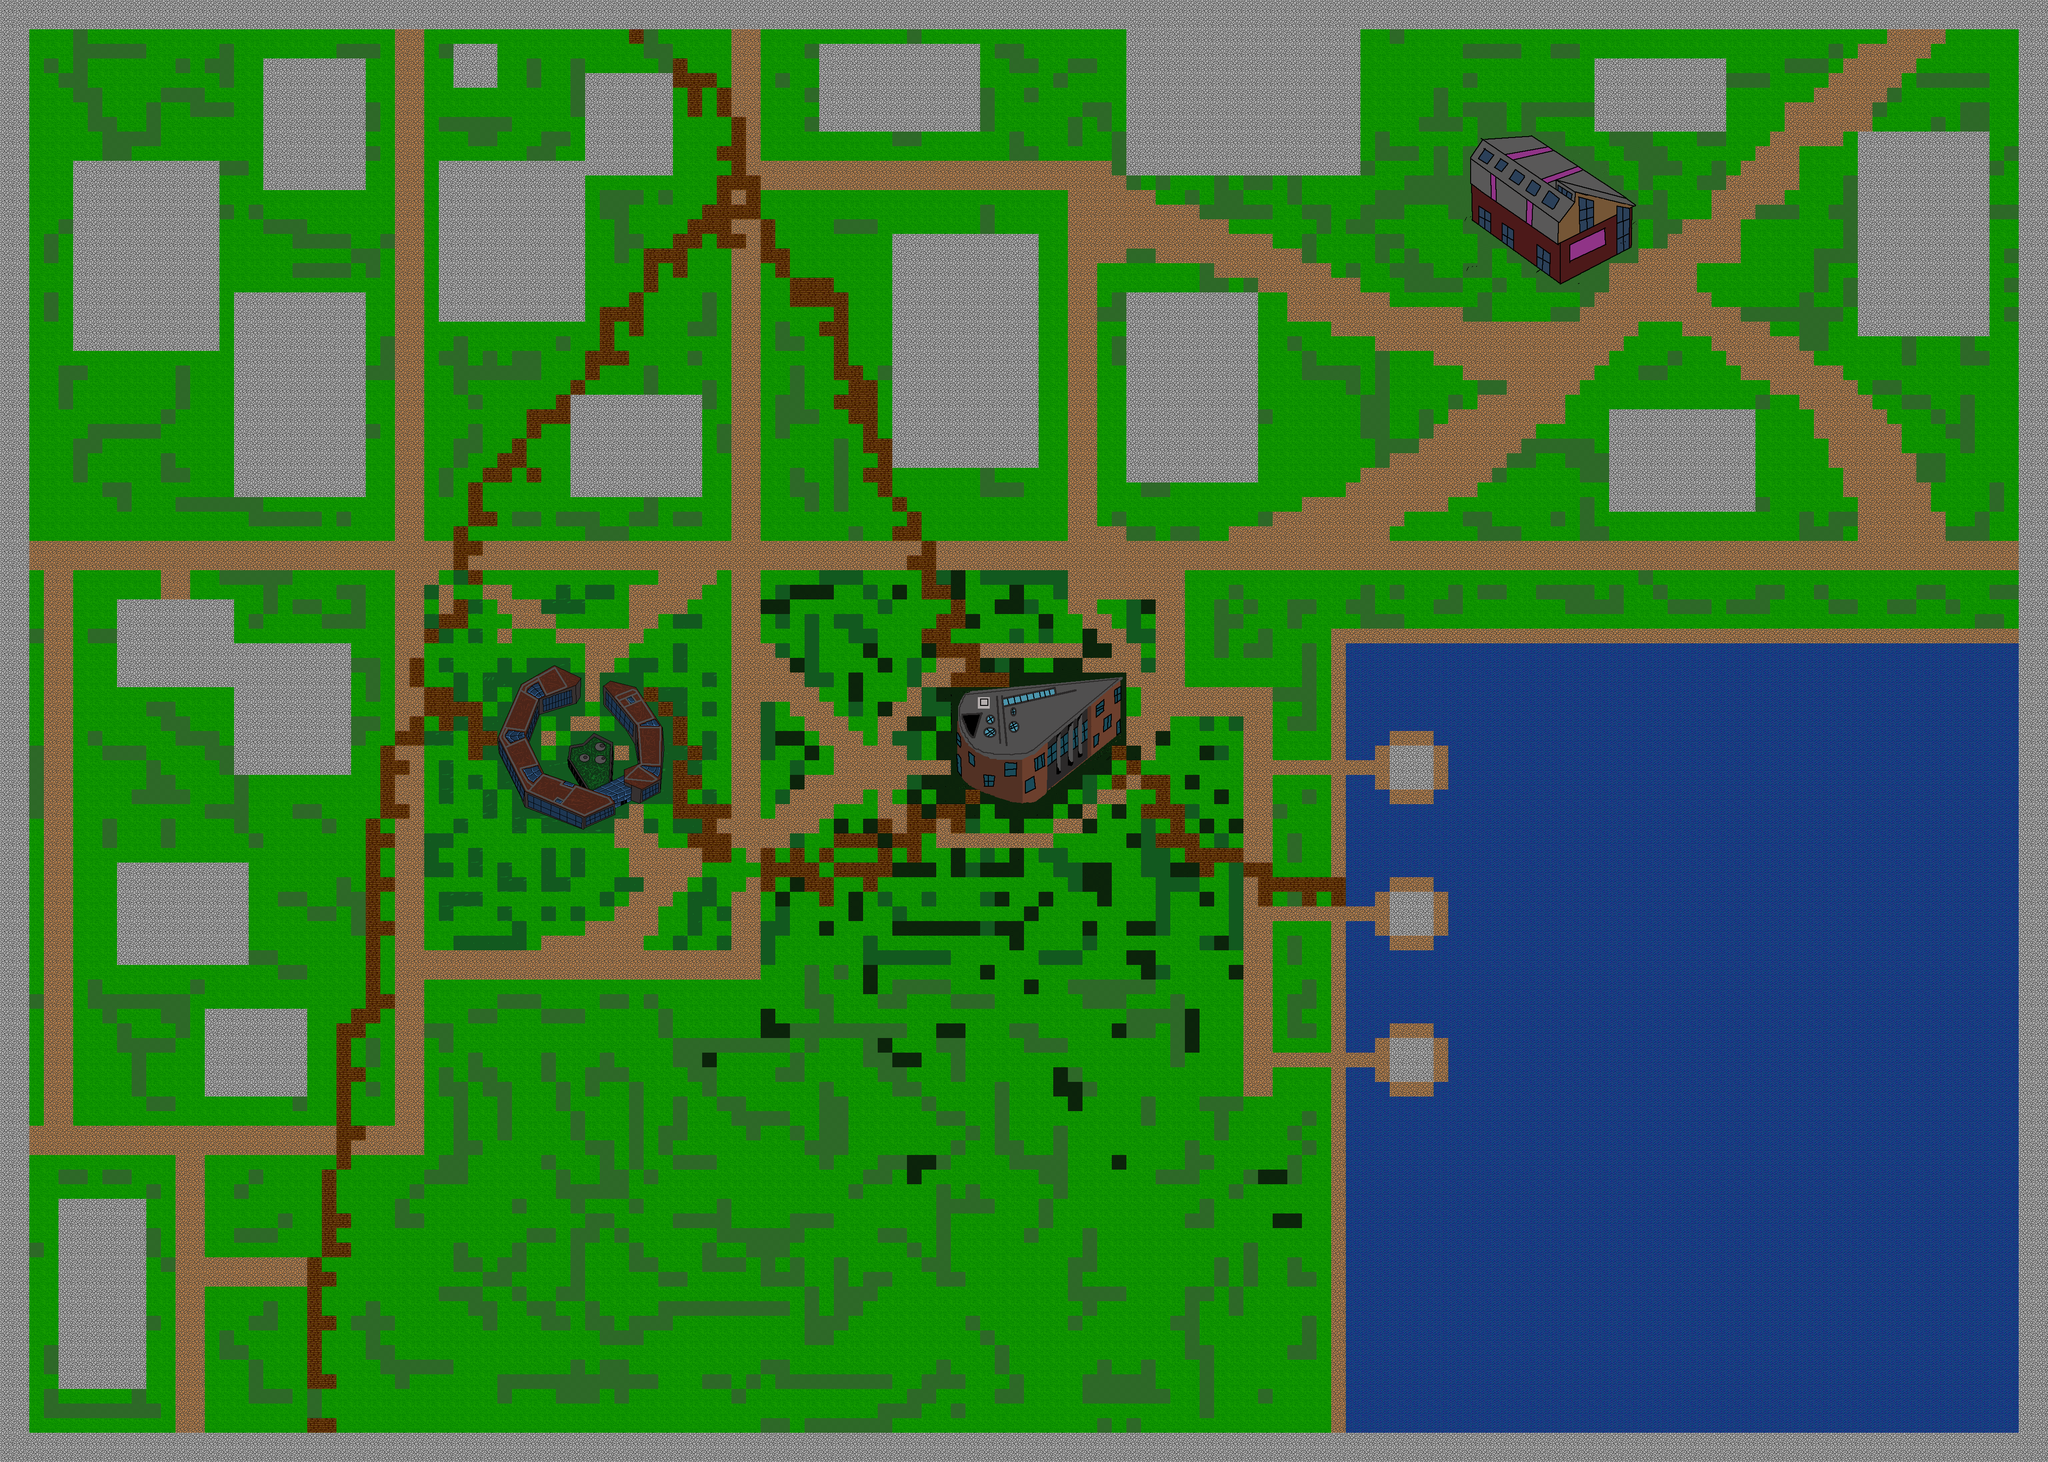

A level layout from a 2D game, rendered from its tile map. Below: a short description, then the map file with tile-grid data replaced by summaries:
An orthogonal 140x100 tile map with 32x32 px tiles, 2 tile layers (Background, Foreground), 5 tilesets and 1 object.

<map version="1.2" tiledversion="1.2.1" orientation="orthogonal" renderorder="right-down" width="140" height="100" tilewidth="32" tileheight="32" infinite="0" nextlayerid="13" nextobjectid="1">
 <tileset firstgid="1" source="Zelda.tsx" />
 <tileset firstgid="1520" name="Test" tilewidth="32" tileheight="32" tilecount="483" columns="23">
  <image source="33cu7fc.png" width="736" height="672" />
  <tile id="1">
   <properties>
    <property name="blocked" value="" />
   </properties>
  </tile>
  <tile id="3">
   <animation>
    <frame tileid="3" duration="100" />
    <frame tileid="4" duration="120" />
    <frame tileid="5" duration="120" />
   </animation>
  </tile>
  <tile id="23">
   <properties>
    <property name="blocked" value="" />
   </properties>
   <objectgroup draworder="index">
    <object id="1" x="19.6736" y="16.8036" width="3.76685" height="5.69558" rotation="-248.749">
     <ellipse />
    </object>
   </objectgroup>
  </tile>
  <tile id="24">
   <properties>
    <property name="blocked" value="" />
   </properties>
  </tile>
  <tile id="25">
   <properties>
    <property name="blocked" value="" />
   </properties>
  </tile>
  <tile id="26">
   <properties>
    <property name="blocked" value="" />
   </properties>
  </tile>
  <tile id="49">
   <properties>
    <property name="blocked" value="" />
   </properties>
  </tile>
  <tile id="65">
   <properties>
    <property name="blocked" value="" />
   </properties>
  </tile>
  <tile id="92">
   <properties>
    <property name="blocked" value="" />
   </properties>
  </tile>
  <tile id="276">
   <properties>
    <property name="blocked" value="" />
   </properties>
  </tile>
  <tile id="277">
   <properties>
    <property name="blocked" value="" />
   </properties>
  </tile>
  <tile id="279">
   <properties>
    <property name="blocked" value="" />
   </properties>
  </tile>
  <tile id="280">
   <properties>
    <property name="blocked" value="" />
   </properties>
  </tile>
  <tile id="353">
   <properties>
    <property name="blocked" value="" />
   </properties>
  </tile>
 </tileset>
 <tileset firstgid="2003" source="cs.tsx" />
 <tileset firstgid="2228" source="roncooke.tsx" />
 <tileset firstgid="2372" source="constantine.tsx" />
 <layer id="10" name="Background" width="140" height="100">
  <data>[14000 cells, 14000 non-empty, 338 distinct tile ids]</data>
 </layer>
 <layer id="12" name="Foreground" width="140" height="100">
  <data>[14000 cells, 0 non-empty, 0 distinct tile ids]</data>
 </layer>
</map>
